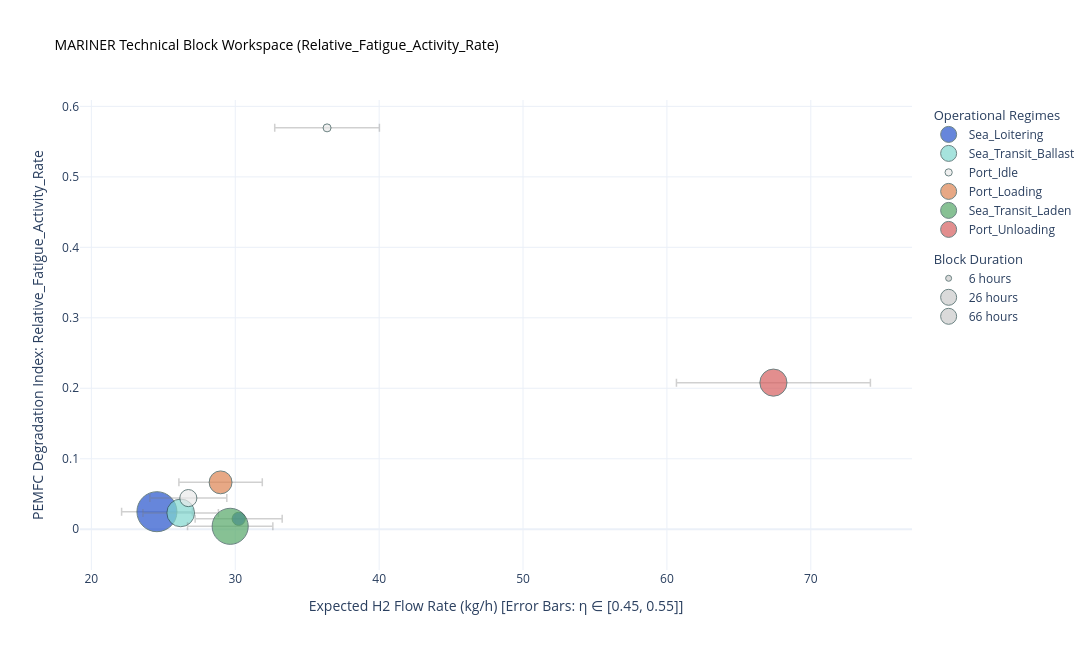
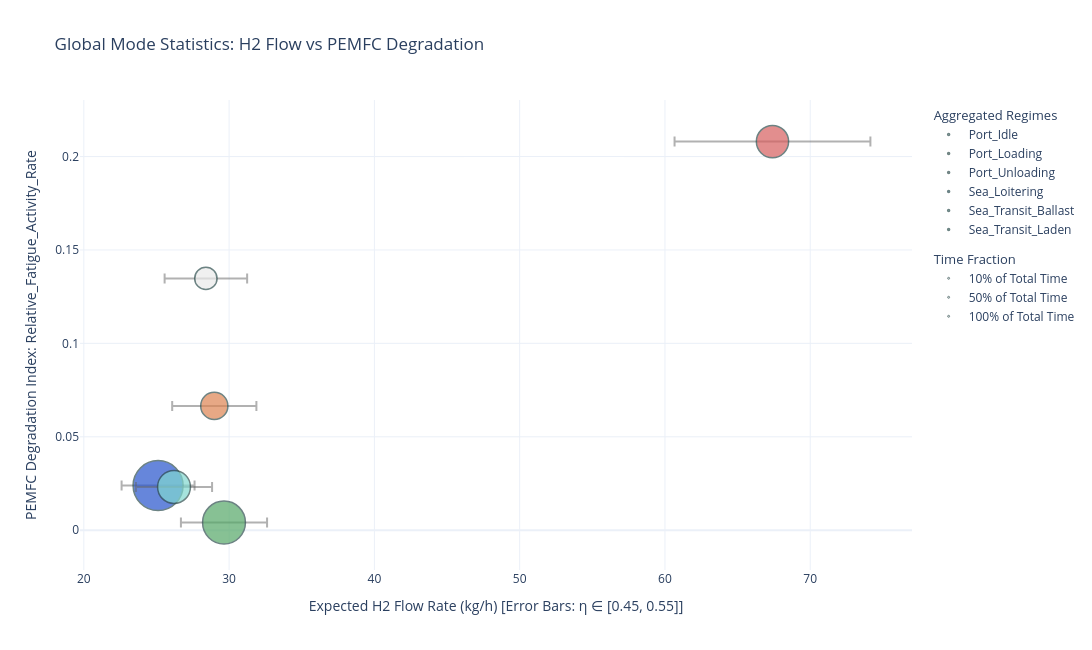

Write notebook code for charts like these, in order.
### Code cell
fig_bricks_fatigue = plot_block_space(combined_filtered_registry, y_axis_metric='Relative_Fatigue_Activity_Rate', print_table=True)
fig_bricks_fatigue.show()

fig_stats_fatigue = plot_mode_statistics(combined_filtered_stats, y_axis_metric='Relative_Fatigue_Activity_Rate', print_table=True)
fig_stats_fatigue.show()

### Figure 1 — Plotly figure (JSON) as saved in the notebook; plotly's stock layout.template omitted (floating-point values rounded to 4 significant figures)
{"data": [{"error_x": {"array": [2.456, 3.024], "color": "rgba(120,120,120,0.35)", "symmetric": true, "thickness": 1.5, "type": "data", "width": 4}, "hoverinfo": "text", "legendgroup": "Modes", "legendgrouptitle": {"text": "Operational Regimes"}, "marker": {"color": "#2653CC", "line": {"color": "DarkSlateGrey", "width": 1}, "size": [65.5, 7.083], "sizemin": 4, "sizemode": "area", "sizeref": 0.08188}, "mode": "markers", "name": "Sea_Loitering", "text": ["<b>Mode Block: Sea_Loitering</b><br>File Origin: Rotherhithe_voy_179.csv<br>Start Timestamp: 2025-12-23 14:35<br>Total Duration: 65.50 h<br>Mean Power Demand: 405.0 kW<br>-----------------------------------<br>H2 Rate: [22.10 - 27.01] kg/h<br>Fatigue Damage Rate: 0.0249 (/s)<br>Power Fluctuation: 0.23 (kW²/s²)<br>", "<b>Mode Block: Sea_Loitering</b><br>File Origin: Rotherhithe_voy_179.csv<br>Start Timestamp: 2025-12-30 00:55<br>Total Duration: 7.08 h<br>Mean Power Demand: 498.7 kW<br>-----------------------------------<br>H2 Rate: [27.21 - 33.26] kg/h<br>Fatigue Damage Rate: 0.0147 (/s)<br>Power Fluctuation: 0.15 (kW²/s²)<br>"], "type": "scatter", "x": [24.56, 30.24], "y": [0.02487, 0.01473]}, {"error_x": {"array": [2.621], "color": "rgba(120,120,120,0.35)", "symmetric": true, "thickness": 1.5, "type": "data", "width": 4}, "hoverinfo": "text", "legendgroup": "Modes", "legendgrouptitle": {"text": "Operational Regimes"}, "marker": {"color": "#81D8D0", "line": {"color": "DarkSlateGrey", "width": 1}, "size": [31.42], "sizemin": 4, "sizemode": "area", "sizeref": 0.08188}, "mode": "markers", "name": "Sea_Transit_Ballast", "text": ["<b>Mode Block: Sea_Transit_Ballast</b><br>File Origin: Rotherhithe_voy_179.csv<br>Handling: Separated<br>Start Timestamp: 2025-12-22 10:50<br>Total Duration: 31.42 h<br>Mean Power Demand: 432.3 kW<br>-----------------------------------<br>H2 Rate: [23.59 - 28.83] kg/h<br>Fatigue Damage Rate: 0.0231 (/s)<br>Power Fluctuation: 0.19 (kW²/s²)<br>"], "type": "scatter", "x": [26.21], "y": [0.02315]}, {"error_x": {"array": [2.674, 3.638], "color": "rgba(120,120,120,0.35)", "symmetric": true, "thickness": 1.5, "type": "data", "width": 4}, "hoverinfo": "text", "legendgroup": "Modes", "legendgrouptitle": {"text": "Operational Regimes"}, "marker": {"color": "#EAEAEA", "line": {"color": "DarkSlateGrey", "width": 1}, "size": [12.0, 2.5], "sizemin": 4, "sizemode": "area", "sizeref": 0.08188}, "mode": "markers", "name": "Port_Idle", "text": ["<b>Mode Block: Port_Idle</b><br>File Origin: Rotherhithe_voy_179.csv<br>Start Timestamp: 2025-12-26 11:45<br>Total Duration: 12.00 h<br>Mean Power Demand: 441.0 kW<br>-----------------------------------<br>H2 Rate: [24.07 - 29.41] kg/h<br>Fatigue Damage Rate: 0.0442 (/s)<br>Power Fluctuation: 0.47 (kW²/s²)<br>", "<b>Mode Block: Port_Idle</b><br>File Origin: Rotherhithe_voy_179.csv<br>Start Timestamp: 2025-12-30 09:35<br>Total Duration: 2.50 h<br>Mean Power Demand: 600.1 kW<br>-----------------------------------<br>H2 Rate: [32.74 - 40.02] kg/h<br>Fatigue Damage Rate: 0.5695 (/s)<br>Power Fluctuation: 10.13 (kW²/s²)<br>"], "type": "scatter", "x": [26.74, 36.38], "y": [0.04417, 0.5695]}, {"error_x": {"array": [2.898], "color": "rgba(120,120,120,0.35)", "symmetric": true, "thickness": 1.5, "type": "data", "width": 4}, "hoverinfo": "text", "legendgroup": "Modes", "legendgrouptitle": {"text": "Operational Regimes"}, "marker": {"color": "#DD8452", "line": {"color": "DarkSlateGrey", "width": 1}, "size": [21.42], "sizemin": 4, "sizemode": "area", "sizeref": 0.08188}, "mode": "markers", "name": "Port_Loading", "text": ["<b>Mode Block: Port_Loading</b><br>File Origin: Rotherhithe_voy_179.csv<br>Start Timestamp: 2025-12-26 18:30<br>Total Duration: 21.42 h<br>Mean Power Demand: 478.0 kW<br>-----------------------------------<br>H2 Rate: [26.08 - 31.88] kg/h<br>Fatigue Damage Rate: 0.0665 (/s)<br>Power Fluctuation: 0.64 (kW²/s²)<br>"], "type": "scatter", "x": [28.98], "y": [0.06652]}, {"error_x": {"array": [2.965], "color": "rgba(120,120,120,0.35)", "symmetric": true, "thickness": 1.5, "type": "data", "width": 4}, "hoverinfo": "text", "legendgroup": "Modes", "legendgrouptitle": {"text": "Operational Regimes"}, "marker": {"color": "#55A868", "line": {"color": "DarkSlateGrey", "width": 1}, "size": [53.33], "sizemin": 4, "sizemode": "area", "sizeref": 0.08188}, "mode": "markers", "name": "Sea_Transit_Laden", "text": ["<b>Mode Block: Sea_Transit_Laden</b><br>File Origin: Rotherhithe_voy_179.csv<br>Handling: Separated<br>Start Timestamp: 2025-12-27 21:10<br>Total Duration: 53.33 h<br>Mean Power Demand: 489.0 kW<br>-----------------------------------<br>H2 Rate: [26.68 - 32.61] kg/h<br>Fatigue Damage Rate: 0.0041 (/s)<br>Power Fluctuation: 0.02 (kW²/s²)<br>"], "type": "scatter", "x": [29.65], "y": [0.004113]}, {"error_x": {"array": [6.74], "color": "rgba(120,120,120,0.35)", "symmetric": true, "thickness": 1.5, "type": "data", "width": 4}, "hoverinfo": "text", "legendgroup": "Modes", "legendgrouptitle": {"text": "Operational Regimes"}, "marker": {"color": "#D65F5F", "line": {"color": "DarkSlateGrey", "width": 1}, "size": [30.17], "sizemin": 4, "sizemode": "area", "sizeref": 0.08188}, "mode": "markers", "name": "Port_Unloading", "text": ["<b>Mode Block: Port_Unloading</b><br>File Origin: Rotherhithe_voy_179.csv<br>Start Timestamp: 2025-12-30 12:05<br>Total Duration: 30.17 h<br>Mean Power Demand: 1111.7 kW<br>-----------------------------------<br>H2 Rate: [60.66 - 74.14] kg/h<br>Fatigue Damage Rate: 0.2080 (/s)<br>Power Fluctuation: 1.41 (kW²/s²)<br>"], "type": "scatter", "x": [67.4], "y": [0.208]}, {"legendgroup": "Size", "legendgrouptitle": {"text": "Block Duration"}, "marker": {"color": "rgba(150,150,150,0.5)", "line": {"color": "DarkSlateGrey", "width": 1}, "size": [6], "sizemode": "area", "sizeref": 0.08188}, "mode": "markers", "name": "6 hours", "type": "scatter", "x": [null], "y": [null]}, {"legendgroup": "Size", "legendgrouptitle": {"text": "Block Duration"}, "marker": {"color": "rgba(150,150,150,0.5)", "line": {"color": "DarkSlateGrey", "width": 1}, "size": [26], "sizemode": "area", "sizeref": 0.08188}, "mode": "markers", "name": "26 hours", "type": "scatter", "x": [null], "y": [null]}, {"legendgroup": "Size", "legendgrouptitle": {"text": "Block Duration"}, "marker": {"color": "rgba(150,150,150,0.5)", "line": {"color": "DarkSlateGrey", "width": 1}, "size": [66], "sizemode": "area", "sizeref": 0.08188}, "mode": "markers", "name": "66 hours", "type": "scatter", "x": [null], "y": [null]}], "layout": {"height": 650, "hovermode": "closest", "title": {"font": {"color": "black", "size": 14}, "text": "MARINER Technical Block Workspace (Relative_Fatigue_Activity_Rate)"}, "width": 1100, "xaxis": {"title": {"text": "Expected H2 Flow Rate (kg/h) [Error Bars: η ∈ [0.45, 0.55]]"}}, "yaxis": {"title": {"text": "PEMFC Degradation Index: Relative_Fatigue_Activity_Rate"}}}}

### Figure 2 — Plotly figure (JSON) as saved in the notebook; plotly's stock layout.template omitted (floating-point values rounded to 4 significant figures)
{"data": [{"error_x": {"array": [2.84], "arrayminus": [2.84], "color": "rgba(100,100,100,0.5)", "thickness": 2, "type": "data", "width": 5}, "hoverinfo": "text", "hovertext": ["<b>Port_Idle</b><br>Time Fraction: 6.5% (14.5 hrs)<br>Mean Power: 468.4 kW<br>H2 Rate: [25.56 - 31.24] kg/h<br>Fatigue Damage Rate: 0.1348 (/h)<br>Power Fluctuation: 2.14 (kW^3/h^3)<br>"], "legendgroup": "Modes", "legendgrouptitle": {"text": "Aggregated Regimes"}, "marker": {"color": "#EAEAEA", "line": {"color": "DarkSlateGrey", "width": 1.5}, "size": [0.0649], "sizemin": 10, "sizemode": "area", "sizeref": 0.0002599}, "mode": "markers", "name": "Port_Idle", "type": "scatter", "x": [28.4], "y": [0.1348]}, {"error_x": {"array": [2.898], "arrayminus": [2.898], "color": "rgba(100,100,100,0.5)", "thickness": 2, "type": "data", "width": 5}, "hoverinfo": "text", "hovertext": ["<b>Port_Loading</b><br>Time Fraction: 9.6% (21.4 hrs)<br>Mean Power: 478.0 kW<br>H2 Rate: [26.08 - 31.88] kg/h<br>Fatigue Damage Rate: 0.0665 (/h)<br>Power Fluctuation: 0.64 (kW^3/h^3)<br>"], "legendgroup": "Modes", "legendgrouptitle": {"text": "Aggregated Regimes"}, "marker": {"color": "#DD8452", "line": {"color": "DarkSlateGrey", "width": 1.5}, "size": [0.09586], "sizemin": 10, "sizemode": "area", "sizeref": 0.0002599}, "mode": "markers", "name": "Port_Loading", "type": "scatter", "x": [28.98], "y": [0.06652]}, {"error_x": {"array": [6.74], "arrayminus": [6.74], "color": "rgba(100,100,100,0.5)", "thickness": 2, "type": "data", "width": 5}, "hoverinfo": "text", "hovertext": ["<b>Port_Unloading</b><br>Time Fraction: 13.5% (30.2 hrs)<br>Mean Power: 1111.7 kW<br>H2 Rate: [60.66 - 74.14] kg/h<br>Fatigue Damage Rate: 0.2080 (/h)<br>Power Fluctuation: 1.41 (kW^3/h^3)<br>"], "legendgroup": "Modes", "legendgrouptitle": {"text": "Aggregated Regimes"}, "marker": {"color": "#D65F5F", "line": {"color": "DarkSlateGrey", "width": 1.5}, "size": [0.135], "sizemin": 10, "sizemode": "area", "sizeref": 0.0002599}, "mode": "markers", "name": "Port_Unloading", "type": "scatter", "x": [67.4], "y": [0.208]}, {"error_x": {"array": [2.511], "arrayminus": [2.511], "color": "rgba(100,100,100,0.5)", "thickness": 2, "type": "data", "width": 5}, "hoverinfo": "text", "hovertext": ["<b>Sea_Loitering</b><br>Time Fraction: 32.5% (72.6 hrs)<br>Mean Power: 414.2 kW<br>H2 Rate: [22.60 - 27.62] kg/h<br>Fatigue Damage Rate: 0.0239 (/h)<br>Power Fluctuation: 0.22 (kW^3/h^3)<br>"], "legendgroup": "Modes", "legendgrouptitle": {"text": "Aggregated Regimes"}, "marker": {"color": "#2653CC", "line": {"color": "DarkSlateGrey", "width": 1.5}, "size": [0.3249], "sizemin": 10, "sizemode": "area", "sizeref": 0.0002599}, "mode": "markers", "name": "Sea_Loitering", "type": "scatter", "x": [25.11], "y": [0.02388]}, {"error_x": {"array": [2.621], "arrayminus": [2.621], "color": "rgba(100,100,100,0.5)", "thickness": 2, "type": "data", "width": 5}, "hoverinfo": "text", "hovertext": ["<b>Sea_Transit_Ballast</b><br>Time Fraction: 14.1% (31.4 hrs)<br>Mean Power: 432.3 kW<br>H2 Rate: [23.59 - 28.83] kg/h<br>Fatigue Damage Rate: 0.0231 (/h)<br>Power Fluctuation: 0.19 (kW^3/h^3)<br>"], "legendgroup": "Modes", "legendgrouptitle": {"text": "Aggregated Regimes"}, "marker": {"color": "#81D8D0", "line": {"color": "DarkSlateGrey", "width": 1.5}, "size": [0.1406], "sizemin": 10, "sizemode": "area", "sizeref": 0.0002599}, "mode": "markers", "name": "Sea_Transit_Ballast", "type": "scatter", "x": [26.21], "y": [0.02315]}, {"error_x": {"array": [2.965], "arrayminus": [2.965], "color": "rgba(100,100,100,0.5)", "thickness": 2, "type": "data", "width": 5}, "hoverinfo": "text", "hovertext": ["<b>Sea_Transit_Laden</b><br>Time Fraction: 23.9% (53.3 hrs)<br>Mean Power: 489.0 kW<br>H2 Rate: [26.68 - 32.61] kg/h<br>Fatigue Damage Rate: 0.0041 (/h)<br>Power Fluctuation: 0.02 (kW^3/h^3)<br>"], "legendgroup": "Modes", "legendgrouptitle": {"text": "Aggregated Regimes"}, "marker": {"color": "#55A868", "line": {"color": "DarkSlateGrey", "width": 1.5}, "size": [0.2387], "sizemin": 10, "sizemode": "area", "sizeref": 0.0002599}, "mode": "markers", "name": "Sea_Transit_Laden", "type": "scatter", "x": [29.65], "y": [0.004113]}, {"legendgroup": "Size", "legendgrouptitle": {"text": "Time Fraction"}, "marker": {"color": "rgba(150,150,150,0.5)", "line": {"color": "DarkSlateGrey", "width": 1}, "size": [0.1], "sizemode": "area", "sizeref": 0.0002599}, "mode": "markers", "name": "10% of Total Time", "type": "scatter", "x": [null], "y": [null]}, {"legendgroup": "Size", "legendgrouptitle": {"text": "Time Fraction"}, "marker": {"color": "rgba(150,150,150,0.5)", "line": {"color": "DarkSlateGrey", "width": 1}, "size": [0.5], "sizemode": "area", "sizeref": 0.0002599}, "mode": "markers", "name": "50% of Total Time", "type": "scatter", "x": [null], "y": [null]}, {"legendgroup": "Size", "legendgrouptitle": {"text": "Time Fraction"}, "marker": {"color": "rgba(150,150,150,0.5)", "line": {"color": "DarkSlateGrey", "width": 1}, "size": [1], "sizemode": "area", "sizeref": 0.0002599}, "mode": "markers", "name": "100% of Total Time", "type": "scatter", "x": [null], "y": [null]}], "layout": {"height": 650, "hovermode": "closest", "title": {"text": "Global Mode Statistics: H2 Flow vs PEMFC Degradation"}, "width": 1100, "xaxis": {"title": {"text": "Expected H2 Flow Rate (kg/h) [Error Bars: η ∈ [0.45, 0.55]]"}}, "yaxis": {"title": {"text": "PEMFC Degradation Index: Relative_Fatigue_Activity_Rate"}}}}
